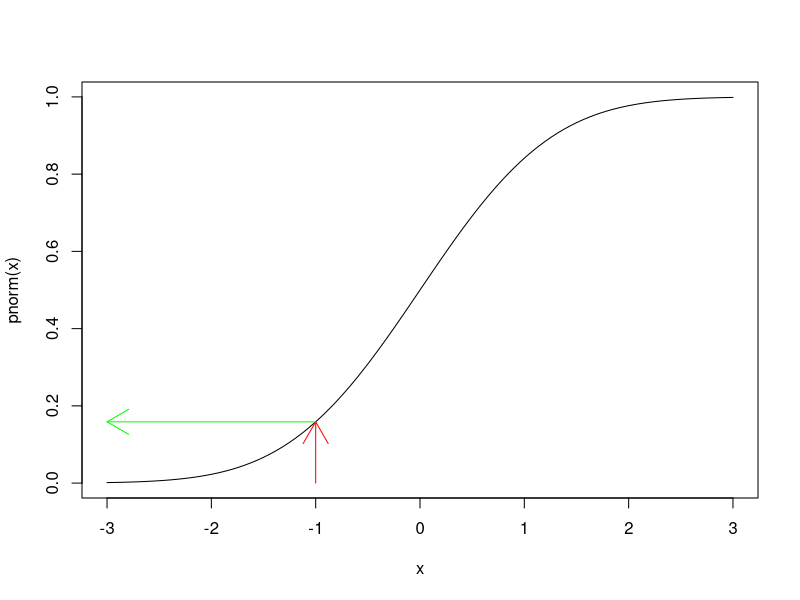
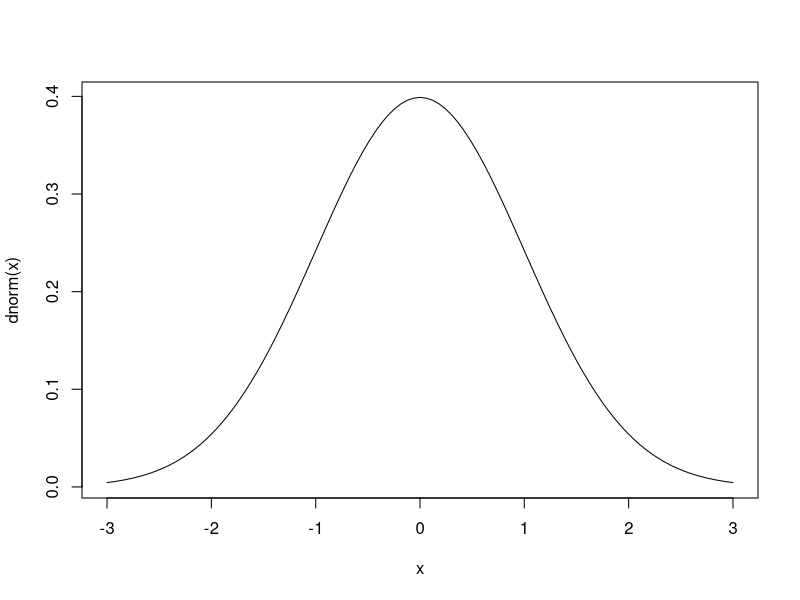
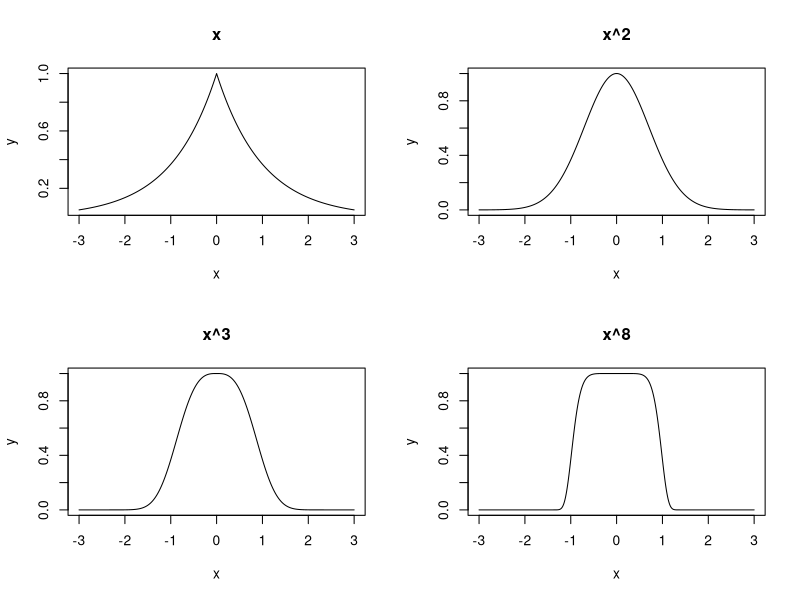
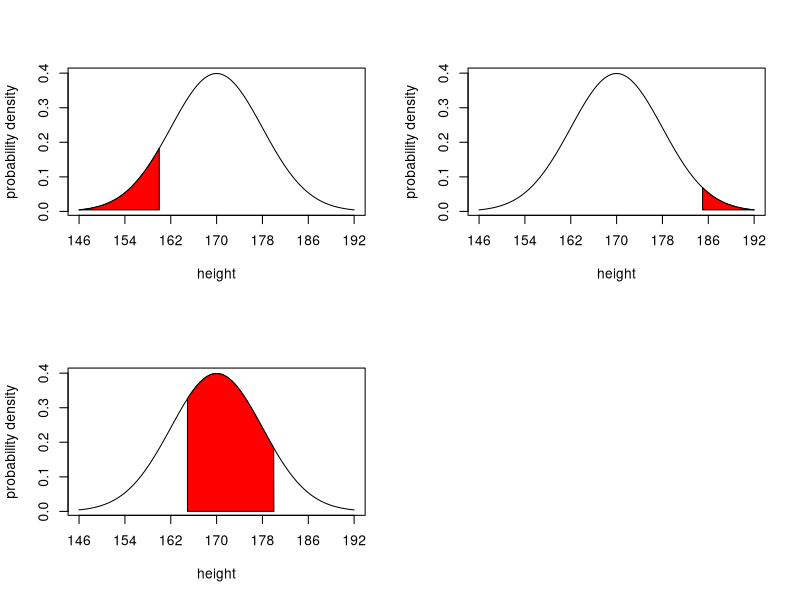
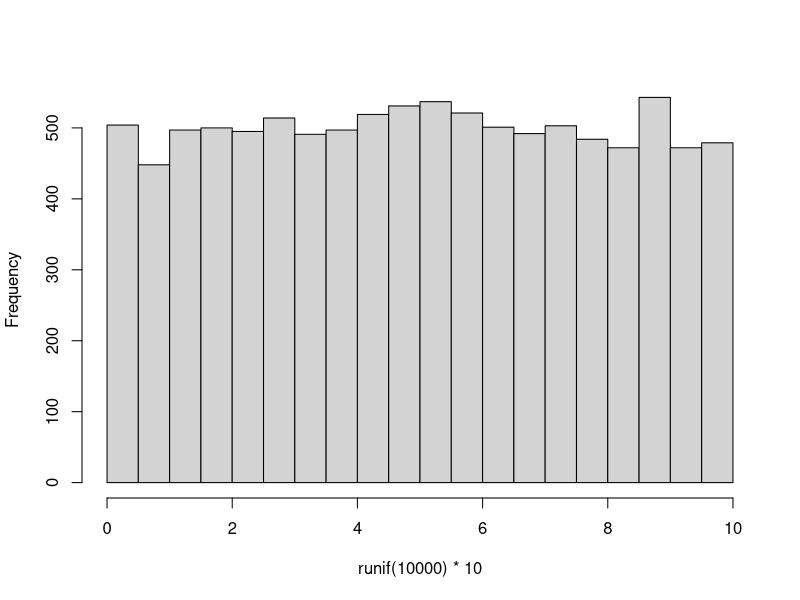
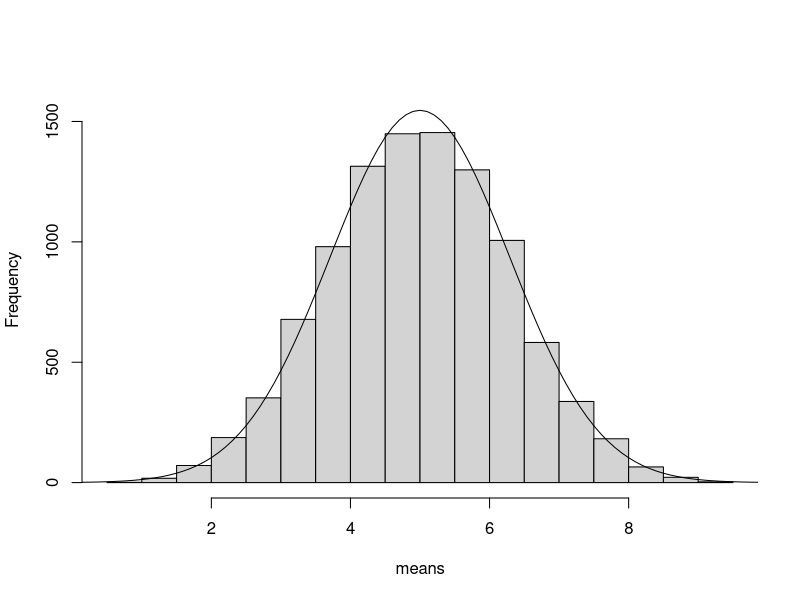
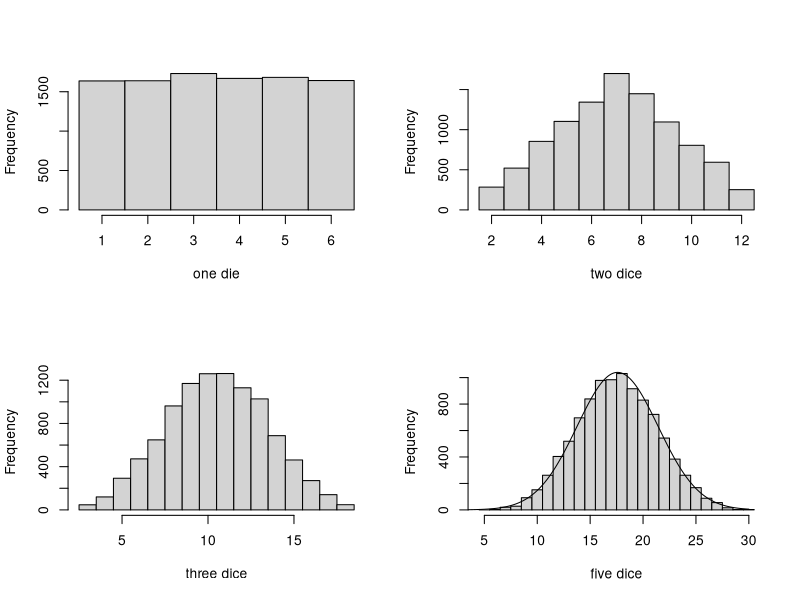
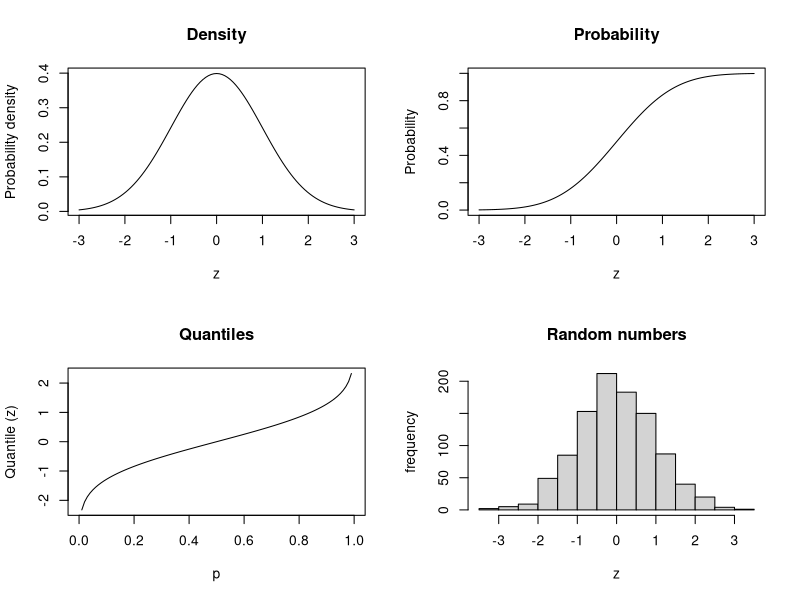

Write R code to recreate these figures, in order. (Note: this script raises an error after producing the figures.)
## ---- chunk 1

curve(pnorm(x),-3,3)
arrows(-1,0,-1,pnorm(-1),col="red")
arrows(-1,pnorm(-1),-3,pnorm(-1),col="green")


pnorm(-1)
curve(dnorm(x),-3,3)

## ---- chunk 2
par(mfrow=c(2,2))
x <- seq(-3,3,0.01)
y <- exp(-abs(x))
plot(x,y,type="l",main= "x")
y <- exp(-abs(x)^2)
plot(x,y,type="l",main= "x^2")
y <- exp(-abs(x)^3)
plot(x,y,type="l",main= "x^3")
y <- exp(-abs(x)^8)
plot(x,y,type="l",main= "x^8")

pnorm(-1.25)
pnorm(1.875)
1-pnorm(1.875)
pnorm(1.25)-pnorm(-0.625)

x <- seq(-3,3,0.01)
z <- seq(-3,-1.25,0.01)
p <- dnorm(z)
z <- c(z,-1.25,-3)
p <- c(p,min(p),min(p))
plot(x,dnorm(x),type="l",xaxt="n",ylab="probability density",xlab="height")
axis(1,at=-3:3,labels=c("146","154","162","170","178","186","192"))
polygon(z,p,col="red")
z <- seq(1.875,3,0.01)
p <- dnorm(z)
z <- c(z,3,1.875)
p <- c(p,min(p),min(p))
plot(x,dnorm(x),type="l",xaxt="n",ylab="probability density",xlab="height")
axis(1,at=-3:3,labels=c("146","154","162","170","178","186","192"))
polygon(z,p,col="red")
z <- seq(-0.635,1.25,0.01)
p <- dnorm(z)
z <- c(z,1.25,-0.635)
p <- c(p,0,0)
plot(x,dnorm(x),type="l",xaxt="n",ylab="probability density",xlab="height")
axis(1,at=-3:3,labels=c("146","154","162","170","178","186","192"))
polygon(z,p,col="red")




## ---- chunk 3

par(mfrow=c(1,1))
hist(runif(10000)*10,main="")

means <- numeric(10000)
for (i in 1:10000){
  means[i] <- mean(runif(5)*10)
}
hist(means,ylim=c(0,1600),main="")

mean(means)
sd(means)
xv <- seq(0,10,0.1)

yv <- dnorm(xv,mean=4.998581,sd=1.28996)*5000
lines(xv,yv)

par(mfrow=c(2,2))
hist(sample(1:6,replace=T,10000),breaks=0.5:6.5,main="",xlab="one die")

a <- sample(1:6,replace=T,10000)
b <- sample(1:6,replace=T,10000)
hist(a+b,breaks=1.5:12.5,main="", xlab="two dice")

c <- sample(1:6,replace=T,10000)
hist(a+b+c,breaks=2.5:18.5,main="", xlab="three dice")

d <- sample(1:6,replace=T,10000)
e <- sample(1:6,replace=T,10000)
hist(a+b+c+d+e,breaks=4.5:30.5,main="", xlab="five dice")

mean(a+b+c+d+e)
sd(a+b+c+d+e)
lines(seq(1,30,0.1),dnorm(seq(1,30,0.1),17.5937,3.837668)*10000)
## ---- chunk 4
par(mfrow=c(2,2))
curve(dnorm,-3,3,xlab="z",ylab="Probability density",main="Density")
curve(pnorm,-3,3,xlab="z",ylab="Probability",main="Probability")
curve(qnorm,0,1,xlab="p",ylab="Quantile (z)",main="Quantiles")
y <- rnorm(1000)
hist(y,xlab="z",ylab="frequency",main="Random numbers")

## ---- chunk 5
yvals <- rnorm(100,24,4)
mean(yvals)

sd(yvals)

ydevs <- rnorm(100,0,1)
ydevs <- (ydevs-mean(ydevs))/sd(ydevs)
mean(ydevs)
sd(ydevs)


yvals <- 24 + ydevs*4
mean(yvals)
sd(yvals)
## ---- chunk 6
setwd("C:/Users/Nathan/Desktop/school/statistical data management/therbook")
par(mfrow=c(1,1))
fishes <- read.table("fishes.txt",header=T)
attach(fishes)
names(fishes)

mean(mass)

max(mass)
hist(mass,breaks=-0.5:16.5,col="green",main="")
lines(seq(0,16,0.1),length(mass)*dnorm(seq(0,16,0.1),mean(mass),sqrt(var(mass))))

## ---- chunk 7
1-pchisq(14.3,9)
qchisq(0.95,9)
1-pf(2.85,8,12)
qt(0.975,10)

windows(7,4)
par(mfrow=c(1,2))
x <- seq(0,30,.25)
plot(x,pchisq(x,3,7.25),type="l",ylab="p(x)",xlab="x")
plot(x,pchisq(x,5,10),type="l",ylab="p(x)",xlab="x")

8*10.2/qchisq(.975,8)
8*10.2/qchisq(.025,8)
## ---- chunk 8
qf(.95,2,18)

x <- seq(0.05,4,0.05)
plot(x,df(x,2,18),type="l",ylab="f(x)",xlab="x")
plot(x,df(x,6,18),type="l",ylab="f(x)",xlab="x")

windows(7,7)
par(mfrow=c(1,1))
df <- seq(1,30,.1)
plot(df,qf(.95,df,30),type="l",ylab="Critical F")
lines(df,qf(.95,df,10),lty=2)

x <- seq(0.01,3,0.01)
plot(x,df(x,1,10),type="l",ylim=c(0,1),ylab="f(x)")
lines(x,df(x,2,10),lty=6,col="red")
lines(x,df(x,5,10),lty=2,col="green")
lines(x,df(x,30,10),lty=3,col="blue")
legend(2,0.9,c("1","2","5","30"),col=(1:4),lty=c(1,6,2,3),
       title="numerator d.f.")
## ---- chunk 9
curve( (1+x^12)^(-0.5), -3, 3, ylab="t(x)",col="red")

plot(1:30,qt(0.975,1:30), ylim=c(0,12),type="l",
     ylab="Students t value",xlab="d.f.",col="red")
abline(h=2,lty=2,col="green")

xvs <- seq(-4,4,0.01)
plot(xvs,dnorm(xvs),type="l",lty=2,
     ylab="Probability density",xlab="Deviates")

lines(xvs,dt(xvs,df=5),col="red")

qt(0.975,5)

## ---- chunk 10
x <- seq(0.01,4,.01)
par(mfrow=c(2,2))
y <- dgamma(x,.5,.5)
plot(x,y,type="l",col="red",main="alpha = 0.5")
y <- dgamma(x,.8,.8)
plot(x,y,type="l",col="red", main="alpha = 0.8")
y <- dgamma(x,2,2)
plot(x,y,type="l",col="red", main="alpha = 2")
y <- dgamma(x,10,10)
plot(x,y,type="l",col="red", main="alpha = 10")

qgamma(0.95,2/3,4/3)
#fishes <- read.table("c:\\temp\\fishes.txt",header=T)
fishes <- read.table("fishes.txt",header=T)
attach(fishes)
names(fishes)

rate <- mean(mass)/var(mass)
shape <- rate*mean(mass)
rate

shape

max(mass)
par(mfrow=c(1,1))
hist(mass,breaks=-0.5:16.5,col="green",main="")
lines(seq(0.01,15,0.01),length(mass)*dgamma(seq(0.01,15,0.01),shape,rate))

## ---- chunk 11
rexp(15,0.1)
## ---- chunk 12
par(mfrow=c(2,2))
x <- seq(0,1,0.01)
fx <- dbeta(x,2,3)
plot(x,fx,type="l",main="a=2 b=3",col="red")
fx <- dbeta(x,0.5,2)
plot(x,fx,type="l",main="a=0.5 b=2",col="red")
fx <- dbeta(x,2,0.5)
plot(x,fx,type="l",main="a=2 b=0.5",col="red")
fx <- dbeta(x,0.5,0.5)
plot(x,fx,type="l",main="a=0.5 b=0.5",col="red")

rbeta(10,2,3)

## ---- chunk 13

windows(7,4)
par(mfrow=c(1,2))
plot(-200:200,dcauchy(-200:200,0,10),type="l",ylab="p(x)",xlab="x",
     col="red")
plot(-200:200,dcauchy(-200:200,0,50),type="l",ylab="p(x)",xlab="x",
     col="red")
## ---- chunk 14

windows(7,7)
plot(seq(0,10,0.05),dlnorm(seq(0,10,0.05)),
     type="l",xlab="x",ylab="LogNormal f(x)",col="red")

## ---- chunk 15
windows(7,4)
par(mfrow=c(1,2))
plot(seq(-5,5,0.02),dlogis(seq(-5,5,.02)),
     type="l",main="Logistic",col="red",xlab="x",ylab="p(x)")
plot(seq(-5,5,0.02),dnorm(seq(-5,5,.02)),
     type="l",main="Normal",col="red",xlab="x",ylab="p(x)")


## ---- chunk 16
windows(7,4)
par(mfrow=c(1,2))
x <- seq(0.1,1,0.01)
y <- -1.4+2.1*(exp(-1.59*log(x)-1.53)/(1+exp(-1.59*log(x)-1.53)))
plot(log(x),y,type="l", main="c = -1.59", col="red")

y <- 0.1+2.1*(exp(1.59*log(x)-1.53)/(1+exp(1.59*log(x)-1.53)))
plot(log(x),y,type="l",main="c = 1.59",col="red")

## ---- chunk 17
windows(7,7)
a <- 3
l <- 1
t <- seq(0,1.8,.05)
ft <- a*l*t^(a-1)*exp(-l*t^a)
plot(t,ft,type="l",col="blue",ylab="f(t) ")
a <- 1
ft <- a*l*t^(a-1)*exp(-l*t^a)
lines(t,ft,type="l",col="red")
a <- 2
ft <- a*l*t^(a-1)*exp(-l*t^a)
lines(t,ft,type="l",col="green")
legend(1.4,1.1,c("1","2","3"),title="alpha",lty=c(1,1,1),col=c(2,3,4))

# 7.3.18 Multivariate normal distribution
## ---- chunk 18

library(MASS)
xy <- mvrnorm(1000,mu=c(50,60),matrix(c(4,3.7,3.7,9),2))

var(xy)
x <- xy[,1]
y <- xy[,2]
plot(x,y,pch=16,ylab="y",xlab="x",col="blue")
var(x)
var(y)
var(x+y)
var(x)+var(y)
var(x-y)
cor(x,y)*sqrt(var(x)*var(y))

## ---- chunk 19

x <- ceiling(runif(10000)*6)
table(x)
hist(x,breaks=0.5:6.5,main="")

x <- runif(1000000)
y <- runif(1000000)
plot(x,y,pch=".",col="blue")

table(cut(x,6),cut(y,6))
range(table(cut(x,6),cut(y,6)))
## ---- chunk 20

fishes <- read.table("fishes.txt",header=T)
attach(fishes)
names(fishes)

plot(ecdf(mass))

## ---- chunk 21
factorial(49)/(factorial(6)*factorial(49-6))
choose(49,6)

p <- 0.1
n <- 4
x <- 0:n
px <- choose(n,x)*p^x*(1-p)^(n-x)
barplot(px,names=x,xlab="outcome",ylab="probability",col="green")

barplot(pbinom(0:4,4,0.1),names=0:4,xlab="parasitized fish",
        ylab="probability",col="red")

qbinom(.025,4,0.1)
qbinom(.975,4,0.1)
rbinom(10,4,0.1)

## ---- chunk 22
fx <- dgeom(0:20,0.2)
barplot(fx,names=0:20,xlab="outcome",ylab="probability",col="cyan")
table(rgeom(100,0.1))

## ---- chunk 23
ph <- dhyper(0:5,6,14,5)
barplot(ph,names=(0:5),col="red",xlab="outcome",ylab="probability")
rhyper(20,6,14,5)
## ---- chunk 24
multi <- function(a,b,c) {
  factorial(a+b+c)/(factorial(a)*factorial(b)*factorial(c))*0.5^a*0.25^b*0.25^c}

barplot(sapply(0:20,function (i) multi(i,20-i,4)),names=0:20,cex.names=0.7,
        xlab="outcome",ylab="probability",col="yellow")

## ---- chunk 25

count <- rpois(600,0.9)
table(count)

hist(count,breaks = - 0.5:6.5,main="")
## ---- chunk 26
negbin <- function(x,u,k)
  (1+u/k)^(-k)*(u/(u+k))^x*gamma(k+x)/(factorial(x)*gamma(k))

xf <- sapply(0:10, function(i) negbin(i,0.8,0.2))
barplot(xf,names=0:10,xlab="count",ylab="probability density",col="green")

plot(5:100,dnbinom(5:100,5,0.1),type="s",xlab="x",ylab="f(x)")
count <- rnbinom(100,1,0.6)
table(count)
mean(count)
var(count)

x <- 0:12
freq <- c(131,55,21,14,6,6,2,0,0,0,0,2,1)
barplot(freq,names=x,ylab="frequency",xlab="spores",col="purple")

y <- rep(x,freq)
mean(y)
var(y)

mean(y)^2/(var(y)-mean(y))

kfit <- function(x) {
  lhs <- numeric()
  rhs <- numeric()
  y <- 0:(length(x) - 1)
  j <- 0:(length(x)-2)
  m <- sum(x * y)/(sum(x))
  s2 <- (sum(x * y^2) - sum(x * y)^2/sum(x))/(sum(x)- 1)
  k1 <- m^2/(s2 - m)
  a <- numeric(length(x)-1)
  for(i in 1:(length(x) - 1)) a[i] <- sum(x [- c(1:i)])
  i <- 0
  for (k in seq(k1/1.2,2*k1,0.001)) {
    i <- i+1
    lhs[i] <- sum(x) * log(1 + m/k)
    rhs[i] <- sum(a/(k + j))
  }
  k <- seq(k1/1.2,2*k1,0.001)
  plot(k, abs(lhs-rhs),xlab="k",ylab="Difference",type="l",col="red")
  d <- min(abs(lhs-rhs))
  sdd <- which(abs(lhs-rhs)==d)
  k[sdd]
}

kfit(freq)


nb <- 238*(1+1.0042/0.582)^(-0.582)*factorial(.582+(0:12)-1)/
  (factorial(0:12)*factorial(0.582-1))*(1.0042/(1.0042+0.582))^(0:12)


both <- numeric(26)
both[1:26 %% 2 != 0] <- freq
both[1:26 %% 2 == 0] <- nb
labs <- as.character(rep(0:12,each=2))
labs[1:26%%2==0] <- ""

barplot(both,col=rep(c(3,4),13),ylab="frequency",names=labs,cex.names=0.8)
legend(locator(1),c("observed","expected"),fill=c(3,4))

sum(((freq-nb)^2/nb)[nb > 5])
sum(nb>5)

qchisq(0.95,2)
## ---- chunk 27

a <- matrix(c(1,0,4,2,-1,1),nrow=3)
a

b <- matrix(c(1,-1,2,1,1,0),nrow=2)
b
## ---- chunk 28
a[1,]
b[,1]
a[1,]*b[,1]

sum(a[1,]*b[,1])
a[1,]
b[,2]
a[1,]*b[,2]
sum(a[1,]*b[,2])

a[1,]*b[,3]
sum(a[1,]*b[,3])

a %*% b
b %*% a

## ---- chunk 29
(ym <- diag(1,3,3))
diag(ym) <- 1:3
ym

diag(ym)
M <- cbind(X=1:5, Y=rnorm(5))
var(M)

diag(var(M))

## ---- chunk 30
A <- matrix(c(1,2,4,2,1,1,3,1,2),nrow=3)
A

det(A)
B <- A
B[3,] <- 3*B[3,]
B
det(B)

C <- A
C[,2] <- 0
C
det(C)

## ---- chunk 31

library(MASS)
ginv(A)
ginv(ginv(A))

1/det(ginv(A))

## ---- chunk 32

L <- c(0,0.7,0,0,6,0,0.5,0,3,0,0,0.3,1,0,0,0)
L <- matrix(L,nrow=4)
L


n <- c(45,20,17,3)
n <- matrix(n,ncol=1)
n


L %*% n
45*0+20*6+17*3+3*1
fun <- function(x) L %*% x
n <- c(45,20,17,3)
n <- matrix(n,ncol=1)
structure <- numeric(160)
dim(structure) <- c(40,4)
for (i in 1:40) {
  n <- fun(n)
  structure[i,] <- n
}
matplot(1:40,log(structure),type="l")


sum(structure[40,])/sum(structure[39,])
structure[40,]/sum(structure[40,])
eigen(L)
eigen(L)$vectors[,1]/sum(eigen(L)$vectors[,1])

## ---- chunk 33
numbers <- read.table("tannin.txt",header=T)
attach(numbers)
names(numbers)

growth
sum(growth)
growth^2
sum(growth^2)

tannin
sum(tannin)
tannin^2
sum(tannin^2)
growth*tannin


sum(growth*tannin)
growth %*% tannin
growth %*% growth

growth %*% t(growth)

tannin %*% tannin
growth %*% rep(1,9)
tannin %*% rep(1,9)

rep(1,9 )%*% rep(1,9)
a <- cbind(growth,tannin)
a

t(a) %*% a
b <- cbind(1,growth,tannin)
b
dimnames(b)[[2]] [1] <- "sample"

t(b) %*% b

## ---- chunk 34
Y <- growth
one <- rep(1,9)

t(one) %*% one
X <- cbind(1,tannin)
X

t(Y) %*% Y
t(one) %*% Y

t(Y) %*% one %*% t(one) %*% Y
t(X) %*% X
t(X) %*% Y

library(MASS)
ginv(t(X) %*% X)

ginv(t(X) %*% X) %*% t(X) %*% Y

CF <- t(Y) %*% one %*% t(one) %*% Y/9
CF
t(Y) %*% Y - CF

b <- ginv(t(X) %*% X) %*% t(X) %*% Y
t(b) %*% t(X) %*% Y - CF

t(Y) %*% Y - t(b) %*% t(X) %*% Y

## ---- chunk 35
A <- matrix(c(3,1,4,2),nrow=2)
A
kv <- matrix(c(12,8),nrow=2)
kv
solve(A,kv)


## ---- chunk 36
D(expression(2*x^3),"x")
D(expression(log(x)),"x")
D(expression(a*exp(-b * x)),"x")

D(expression(a/(1+b*exp(-c * x))),"x")

trig.exp <- expression(sin(cos(x + y^2)))
D(trig.exp, "x")
-(cos(cos(x + y^2)) * sin(x + y^2))

## ---- chunk 37
integrate(dnorm,0,Inf)
integrate(dnorm,-Inf,Inf)
integrate(function(x) rep(2, length(x)), 0, 1)

integrand <- function(x) {1/((x+1)*sqrt(x))}
integrate(integrand, lower = 0, upper = Inf)

xv <- seq(0,10,0.1)
plot(xv,integrand(xv),type="l")

## ---- chunk 38
install.packages("deSolve")
library(deSolve)

phmodel <- function(t,state,parameters){
  with(as.list(c(state,parameters)),{
    dv <- r*v*(K-v)/K-b*v*n
    dn <- c*v*n-d*n
    result <- c(dv,dn)
    list(result)
  })}

times <- seq(0,500,length=501)
parameters <- c(r=0.4,K=1000,b=0.02,c=0.01,d=0.3)
initial <- c(v=50,n=10)
output <- ode(y=initial,time=times,func=phmodel,parms=parameters)
head(output)

plot(output[,1],output[,2],
     ylim=c(0,60),type="n",ylab="abundance",xlab="time")
lines(output[,1],output[,2],col="green")
lines(output[,1],output[,3],col="red")

plot(output[,3],output[,2],
     ylim=c(0,70),xlim=c(0,70),type="n",ylab="plant",xlab="herbivore")
lines(output[,2],output[,3],col="red")
